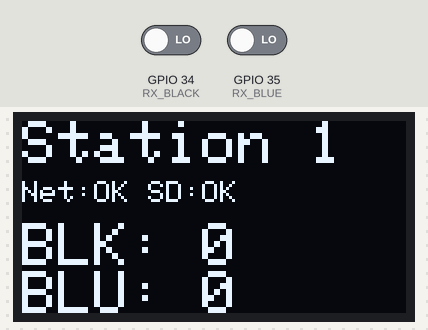
The sketch below on a simulated ESP32. Parts: 128×64 one-colour display. Inputs (shaded band) come from the test bench; at power-on: GPIO 34 (RX_BLACK) LOW, GPIO 35 (RX_BLUE) LOW. WiFi joins after 1.5 s; servers stay silent unless stated; uploads are accepted with an empty reply; storage starts empty; what the sketch prints to the serial monitor is not drawn.

Above: at 5.4 s.
5.5 s: GPIO 34 (RX_BLACK) driven HIGH
At 6.7 s:
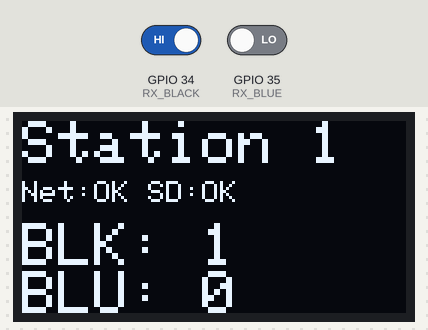
7.0 s: GPIO 35 (RX_BLUE) driven HIGH
At 7.8 s:
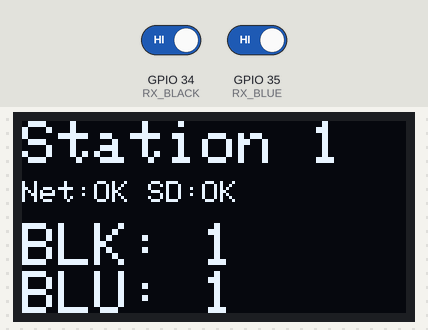
Timing chart, 0 to 10.0 s (numbered marks = the images above; inputs shaded):
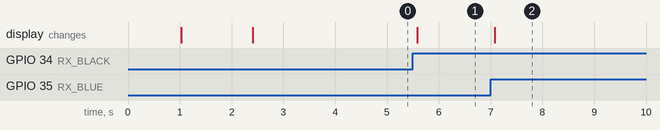

The sketch:

token_counter.ino
```cpp
/*
 * ESP32 Token Counter — production firmware (single-station reference)
 *
 * Counts tokens through two pulsed 38kHz IR break-beam chutes (black + blue),
 * shows live counts on an OLED, persists to SD as the local source of truth
 * (survives power loss), and POSTs absolute counts to a hub over wired
 * Ethernet (W5500). Restores state on boot from the hub, then SD, then zero.
 *
 * This is the real production sketch with per-unit identity removed. In the
 * deployed build each station had its own MAC, IP, and ID; here that's reduced
 * to a single example set — change it per unit on your own network.
 *
 * Hub expected at 192.168.1.10:8000  (POST /update, GET /session)
 *
 * ---------------------------------------------------------------------------
 * TWO-BUS ARCHITECTURE (hard-won fix):
 *   The level-shifter SD adapter's MISO buffer does NOT tri-state when
 *   deselected, so on a SHARED SPI bus it clamps MISO and makes the W5500
 *   undetectable (hardware status 0). Confirmed by test: pulling SD's MISO
 *   wire instantly restored the W5500.
 *
 *   Fix: give each device its own hardware SPI controller.
 *     - W5500 stays on VSPI (default SPI): SCK=18 MISO=19 MOSI=23, CS=5
 *     - SD moves to  HSPI (its own bus):   SCK=14 MISO=27 MOSI=13, CS=15
 * ---------------------------------------------------------------------------
 *
 * COUNTING TRUTH MODEL:
 *   - SD = local source of truth. Every token flushes to /counts.txt
 *     immediately via ATOMIC temp-file + rename, so a power cut can never
 *     leave you with no file at all.
 *   - POSTs are ABSOLUTE counts, never deltas -> a reconnect never double-counts.
 *   - Boot restore priority: hub /session -> SD file -> zero.
 *
 * KEY IR LESSON baked in: the 38kHz receiver must be driven with SPACED bursts
 * (600us burst + 1400us gap) and the loop must be PACED (~30ms) or the
 * receiver's AGC is overwhelmed and produces phantom counts.
 * Do NOT "optimise" the delays out.
 *
 * Both chutes are break-beam.
 *
 * WIRING (locked pin map):
 *   W5500 (VSPI):  SCK=18  MISO=19  MOSI=23   CS=5
 *   SD    (HSPI):  SCK=14  MISO=27  MOSI=13   CS=15
 *   OLED  SDA=21 SCL=22  (I2C 0x3C)
 *   IR TX black=25 blue=26  |  IR RX black=34 blue=35 (input-only)
 *   Power: 3V3 -> W5500, OLED, all 4 IR modules
 *          5V  -> SD level-shifter adapter VCC only
 *
 * FLASHING NOTE: use Upload Speed 115200. 921600 corrupted a write during the
 * build and required a full erase-flash to recover.
 */

#include <SPI.h>
#include <SD.h>
#include <Ethernet.h>
#include <Wire.h>
#include <Adafruit_GFX.h>
#include <Adafruit_SSD1306.h>

// ---- Network / identity (set per station) ----
// Each station needs a unique MAC, IP, and ID on your LAN.
byte mac[] = { 0xDE, 0xAD, 0xBE, 0xEF, 0xFE, 0x01 };
IPAddress ip(192, 168, 1, 101);
IPAddress hubServer(192, 168, 1, 10);
const int HUB_PORT = 8000;
const int STATION_ID = 1;

// ---- W5500 on VSPI (default bus) ----
#define W5500_CS 5

// ---- SD on its OWN HSPI bus ----
#define SD_SCK  14
#define SD_MISO 27
#define SD_MOSI 13
#define SD_CS   15
SPIClass sdSPI(HSPI);                   // dedicated SPI controller for SD

// ---- OLED ----
#define SCREEN_WIDTH 128
#define SCREEN_HEIGHT 64
#define OLED_RESET -1
#define SCREEN_ADDR 0x3C
Adafruit_SSD1306 display(SCREEN_WIDTH, SCREEN_HEIGHT, &Wire, OLED_RESET);

// ---- IR  (black = 25/34, blue = 26/35) ----
#define TX_BLACK 25
#define RX_BLACK 34
#define TX_BLUE  26
#define RX_BLUE  35
#define LEDC_FREQ 38000
#define LEDC_RES  8

// ---- SD ----
const char* COUNT_FILE = "/counts.txt";
const char* TMP_FILE   = "/counts.tmp";
bool sdOK = false;

unsigned long countBlack = 0, countBlue = 0;
bool blackBroken = false, blueBroken = false;
unsigned long lastBlack = 0, lastBlue = 0;
const unsigned long DEBOUNCE_MS = 120;
bool dirty = false;
bool netOK = false;
unsigned long lastShownK = 999999, lastShownB = 999999;

EthernetClient client;

// ---------------------------------------------------------------------------
// SD helpers  (SD is on its own bus — no release/isolation needed)
// ---------------------------------------------------------------------------
// File format: single line "black,blue\n".
// ATOMIC WRITE: write full line to /counts.tmp, verify, THEN swap it into
// place. The real file is only removed once a complete replacement exists.
void sdFlush() {
  if (!sdOK) return;

  SD.remove(TMP_FILE);
  File f = SD.open(TMP_FILE, FILE_WRITE);
  if (!f) { Serial.println("SD flush FAILED (tmp open)"); return; }
  f.printf("%lu,%lu\n", countBlack, countBlue);
  f.flush();
  f.close();

  // Verify the temp file is non-empty before we trust it.
  File chk = SD.open(TMP_FILE, FILE_READ);
  if (!chk || chk.size() == 0) {
    if (chk) chk.close();
    Serial.println("SD flush FAILED (tmp empty) — keeping old file");
    return;
  }
  chk.close();

  SD.remove(COUNT_FILE);
  if (!SD.rename(TMP_FILE, COUNT_FILE)) {
    Serial.println("SD rename FAILED");
  }
}

bool sdRestore(unsigned long &k, unsigned long &b) {
  if (!sdOK) return false;

  // If a crash left a stale tmp behind but the real file is gone, recover it.
  if (!SD.exists(COUNT_FILE) && SD.exists(TMP_FILE)) {
    SD.rename(TMP_FILE, COUNT_FILE);
  }
  if (!SD.exists(COUNT_FILE)) return false;

  File f = SD.open(COUNT_FILE, FILE_READ);
  if (!f) return false;
  String line = f.readStringUntil('\n');
  f.close();
  int comma = line.indexOf(',');
  if (comma < 0) return false;
  k = line.substring(0, comma).toInt();
  b = line.substring(comma + 1).toInt();
  return true;
}

// ---------------------------------------------------------------------------
// IR
// ---------------------------------------------------------------------------
// Send ONE 38kHz burst on txPin, then read rxPin. true = beam SEEN.
// The trailing gap lets the receiver AGC reset before the next burst.
bool burstSeen(int txPin, int rxPin) {
  ledcWrite(txPin, 128);
  delayMicroseconds(600);
  int seen = (digitalRead(rxPin) == LOW);   // LOW = 38kHz detected
  ledcWrite(txPin, 0);
  delayMicroseconds(1400);
  return seen;
}

// ---------------------------------------------------------------------------
// Display
// ---------------------------------------------------------------------------
void updateDisplay() {
  display.clearDisplay();
  display.setTextColor(SSD1306_WHITE);
  display.setTextSize(2);
  display.setCursor(0, 0);  display.print("Station ");  display.println(STATION_ID);
  display.setTextSize(1);
  display.setCursor(0, 20);
  display.print("Net:");
  display.print(netOK ? "OK " : "FAIL ");
  display.print("SD:");
  display.println(sdOK ? "OK" : "X");
  display.setTextSize(2);
  display.setCursor(0, 34); display.print("BLK: "); display.println(countBlack);
  display.setCursor(0, 50); display.print("BLU: "); display.println(countBlue);
  display.display();
}

// ---------------------------------------------------------------------------
// Network — POST absolute counts (time-bounded, never stalls beam reading)
// ---------------------------------------------------------------------------
void postCounts() {
  if (client.connect(hubServer, HUB_PORT)) {
    String body = "{\"station_id\":" + String(STATION_ID) +
                  ",\"blue\":"  + String(countBlue) +
                  ",\"black\":" + String(countBlack) + "}";
    client.println("POST /update HTTP/1.1");
    client.print("Host: "); client.println(hubServer);
    client.println("Content-Type: application/json");
    client.print("Content-Length: "); client.println(body.length());
    client.println("Connection: close");
    client.println();
    client.print(body);
    unsigned long t = millis();
    while (client.connected() && millis() - t < 500) {
      while (client.available()) client.read();
    }
    client.stop();
    Serial.println("POSTed: " + body);
  } else {
    Serial.println("POST failed");
    client.stop();
  }
}

// Ask the hub for authoritative session counts. Returns true if the hub
// answered with usable black/blue values. Parses the JSON body minimally.
bool hubSession(unsigned long &k, unsigned long &b) {
  if (client.connect(hubServer, HUB_PORT)) {
    client.print("GET /session?station_id="); client.print(STATION_ID);
    client.println(" HTTP/1.1");
    client.print("Host: "); client.println(hubServer);
    client.println("Connection: close");
    client.println();

    String resp = "";
    unsigned long t = millis();
    while (client.connected() && millis() - t < 800) {
      while (client.available()) resp += (char)client.read();
    }
    client.stop();

    int ki = resp.indexOf("\"black\"");
    int bi = resp.indexOf("\"blue\"");
    if (ki < 0 || bi < 0) return false;
    k = resp.substring(resp.indexOf(':', ki) + 1).toInt();
    b = resp.substring(resp.indexOf(':', bi) + 1).toInt();
    return true;
  }
  client.stop();
  return false;
}

// ---------------------------------------------------------------------------
void setup() {
  Serial.begin(115200);
  delay(1000);
  Serial.println("\n--- Token Counter (2-bus SD, black+blue) ---");

  // I2C / OLED
  Wire.begin(21, 22);
  if (!display.begin(SSD1306_SWITCHCAPVCC, SCREEN_ADDR)) {
    Serial.println("OLED not found!");
  }

  // ---- W5500 on VSPI (default) ----
  pinMode(W5500_CS, OUTPUT); digitalWrite(W5500_CS, HIGH);
  Ethernet.init(W5500_CS);
  Ethernet.begin(mac, ip);
  delay(1000);
  Serial.print("HW status: "); Serial.println(Ethernet.hardwareStatus()); // 0=none
  netOK = (Ethernet.linkStatus() == LinkON);
  Serial.print("Station IP: "); Serial.println(Ethernet.localIP());
  Serial.print("Link: "); Serial.println(netOK ? "ON" : "OFF");

  // ---- SD on its OWN HSPI bus ----
  pinMode(SD_CS, OUTPUT); digitalWrite(SD_CS, HIGH);
  sdSPI.begin(SD_SCK, SD_MISO, SD_MOSI, SD_CS);
  sdOK = SD.begin(SD_CS, sdSPI);         // pass the dedicated SPI instance
  Serial.print("SD: "); Serial.println(sdOK ? "OK" : "FAILED");

  // IR
  ledcAttach(TX_BLACK, LEDC_FREQ, LEDC_RES);
  ledcAttach(TX_BLUE,  LEDC_FREQ, LEDC_RES);
  ledcWrite(TX_BLACK, 0);
  ledcWrite(TX_BLUE,  0);
  pinMode(RX_BLACK, INPUT);
  pinMode(RX_BLUE,  INPUT);

  // ---- BOOT RESTORE: hub /session -> SD -> zero ----
  unsigned long k = 0, b = 0;
  if (netOK && hubSession(k, b)) {
    countBlack = k; countBlue = b;
    Serial.printf("Restored from hub: K=%lu B=%lu\n", k, b);
    sdFlush();                          // sync SD to hub truth
  } else if (sdRestore(k, b)) {
    countBlack = k; countBlue = b;
    Serial.printf("Restored from SD: K=%lu B=%lu\n", k, b);
  } else {
    countBlack = 0; countBlue = 0;
    Serial.println("No restore source -> starting at zero");
    sdFlush();
  }

  updateDisplay();

  // ARM: require 20 consecutive stable "clear" reads before counting,
  // so startup transients don't register as tokens.
  Serial.println("Arming...");
  delay(800);
  int stable = 0;
  unsigned long armStart = millis();
  while (stable < 20 && (millis() - armStart < 8000)) {
    bool kk = !burstSeen(TX_BLACK, RX_BLACK);
    delay(10);
    bool bb = !burstSeen(TX_BLUE,  RX_BLUE);
    if (!kk && !bb) stable++; else stable = 0;
    delay(20);
  }
  blackBroken = false; blueBroken = false;
  lastBlack = millis(); lastBlue = millis();

  postCounts();                         // announce restored counts to the hub
  updateDisplay();
  Serial.println("Ready.");
}

void loop() {
  unsigned long now = millis();

  bool kBroken = !burstSeen(TX_BLACK, RX_BLACK);
  delay(10);                            // spacing between the two chutes
  bool bBroken = !burstSeen(TX_BLUE,  RX_BLUE);

  if (kBroken && !blackBroken && (now - lastBlack > DEBOUNCE_MS)) {
    countBlack++; lastBlack = now; dirty = true;
    sdFlush();                          // FLUSH-ON-COUNT (own bus, safe)
    Serial.printf("BLACK: %lu\n", countBlack);
  }
  blackBroken = kBroken;

  if (bBroken && !blueBroken && (now - lastBlue > DEBOUNCE_MS)) {
    countBlue++; lastBlue = now; dirty = true;
    sdFlush();                          // FLUSH-ON-COUNT (own bus, safe)
    Serial.printf("BLUE: %lu\n", countBlue);
  }
  blueBroken = bBroken;

  if (countBlack != lastShownK || countBlue != lastShownB) {
    updateDisplay();
    lastShownK = countBlack; lastShownB = countBlue;
  }

  if (dirty) { postCounts(); dirty = false; }

  delay(30);                            // PACING — do not remove (AGC stability)
}
```

Measured:
- after the input at 5.5 s, the display: changes after 0.08 s (image 1)
- after the input at 7.0 s, the display: changes after 0.08 s (image 2)
